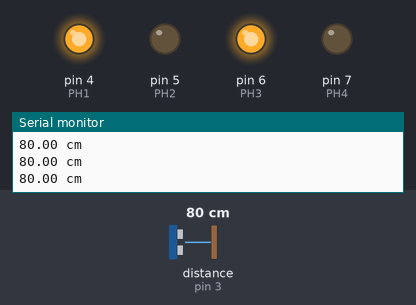
A sketch run on a simulated Arduino Uno, built with avr-gcc and run on an emulated ATmega328P. Parts: output pins drawn as LEDs (lit = HIGH), the last lines printed to the serial monitor. The inputs (shaded band) are chosen by the test bench; at power-on: distance to the obstacle (sensor on pin 3) 80 cm.

Above: at 1.2 s.
1.3 s: distance to the obstacle (sensor on pin 3) set to 11 cm
2.8 s: distance to the obstacle (sensor on pin 3) set to 8 cm
At 4.9 s:
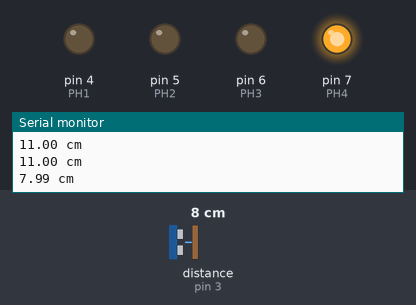
5.8 s: distance to the obstacle (sensor on pin 3) set to 60 cm
At 6.3 s:
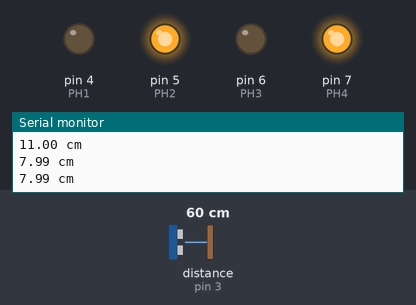
8.8 s: distance to the obstacle (sensor on pin 3) set to 2 cm
At 9.3 s:
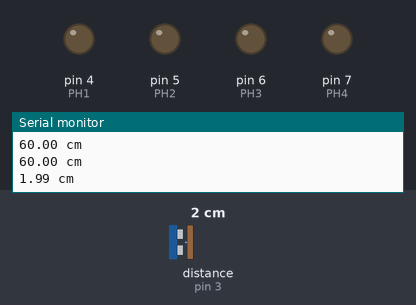
Timing chart, 0 to 12.8 s (numbered marks = the images above; inputs shaded):
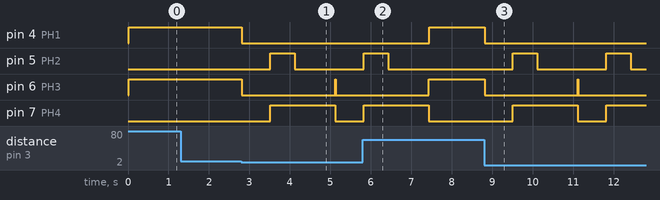

Measured:
- the behaviour switches between 10 and 9 cm on distance to the obstacle (sensor on pin 3) (found by bisection; images 0 and 1)
- after the input at 2.8 s, pin 4 (PH1): HIGH → LOW at once; pin 5 (PH2): LOW → HIGH after 0.72 s, → LOW 0.60 s later; pin 6 (PH3): HIGH → LOW at once, → HIGH 2.3 s later, → LOW 0.01 s later; pin 7 (PH4): LOW → HIGH after 0.72 s, → LOW 1.6 s later
- after the input at 5.8 s, pin 4 (PH1): LOW → HIGH after 1.6 s; pin 5 (PH2): goes on until 6.4 s, then stays LOW; pin 6 (PH3): goes on until 7.4 s, then stays HIGH; pin 7 (PH4): goes on until 7.4 s, then stays LOW
- after the input at 8.8 s, pin 4 (PH1): HIGH → LOW at once; pin 5 (PH2): alternates HIGH for 0.60 s and LOW for 1.7 s, starting after 0.71 s; pin 6 (PH3): HIGH → LOW at once, → HIGH 2.3 s later, → LOW 0.01 s later; pin 7 (PH4): LOW → HIGH after 0.71 s, → LOW 1.6 s later, → HIGH 0.71 s later

The sketch:

carrinho.ino
```cpp
/*
 * Sketch para controle direcional de motor DC utilizando a ponte H.
 *
 * by professor Junioir
 */

//adicionando a biblioteca ultrasonic
#include "Ultrasonic.h"

//Criando objeto Ultrasonic e já definindo as portas
Ultrasonic Ultrasonic(2,3);


long microsec = 0;
float distanciaCM = 0;


//MOTOR A
int PH1 = 4;
int PH2 = 5;


//MOTOR B
int PH3 = 6;
int PH4 = 7;


void setup() {
  Serial.begin(9600);
  pinMode (PH1, OUTPUT);
  pinMode (PH2, OUTPUT);
  pinMode (PH3, OUTPUT);
  pinMode (PH4, OUTPUT);
}

void loop() {

   //Lendo o sensor
   microsec = Ultrasonic.timing();

  //Convertendo a distência em CM
 distanciaCM = Ultrasonic.convert(microsec, Ultrasonic::CM);

  Serial.print(distanciaCM);
  Serial.println(" cm");
  delay(10);


  if(distanciaCM > 10){
  digitalWrite(PH1, HIGH);//O ESTADO HIGH, ACIONA O MOTOR A EM UMA DIREÇÃO.
  digitalWrite(PH2, LOW);


  digitalWrite(PH3, HIGH);//O ESTADO HIGH, ACIONA O MOTO B EM UMA DIREÇÃO.
  digitalWrite(PH4, LOW);
  }

  else if(distanciaCM < 10){
  digitalWrite(PH1, LOW);//O ESTADO HIGH, ACIONA O MOTOR A EM UMA DIREÇÃO.
  digitalWrite(PH2, LOW);
  digitalWrite(PH3, LOW);//O ESTADO HIGH, ACIONA O MOTO B EM UMA DIREÇÃO.
  digitalWrite(PH4, LOW);
  delay(700);

  digitalWrite(PH1, LOW);//O ESTADO HIGH, ACIONA O MOTOR A EM UMA DIREÇÃO.
  digitalWrite(PH2, HIGH);
  digitalWrite(PH3, LOW);//O ESTADO HIGH, ACIONA O MOTOR A EM UMA DIREÇÃO.
  digitalWrite(PH4, HIGH);
  delay(600);

  digitalWrite(PH1, LOW);//O ESTADO HIGH, ACIONA O MOTOR A EM UMA DIREÇÃO.
  digitalWrite(PH2, LOW);
  delay(1000);

  digitalWrite(PH3, HIGH);//O ESTADO HIGH, ACIONA O MOTOR A EM UMA DIREÇÃO.
  digitalWrite(PH4, LOW);


  }


}


//#EOF
```
